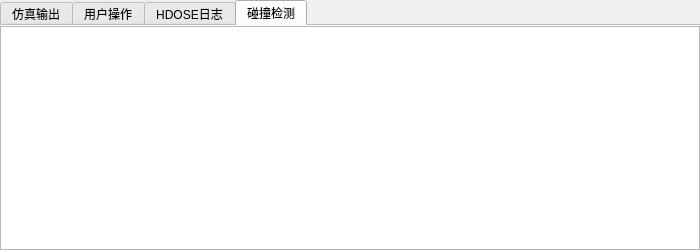
<?xml version="1.0" encoding="UTF-8"?>
<ui version="4.0">
 <class>ByyOutputWidget</class>
 <widget class="QWidget" name="ByyOutputWidget">
  <property name="geometry">
   <rect>
    <x>0</x>
    <y>0</y>
    <width>700</width>
    <height>250</height>
   </rect>
  </property>
  <property name="windowTitle">
   <string>ByyOutputWidget</string>
  </property>
  <layout class="QVBoxLayout" name="verticalLayout">
   <property name="margin">
    <number>0</number>
   </property>
   <item>
    <widget class="QTabWidget" name="tabWidget">
     <property name="tabShape">
      <enum>QTabWidget::Rounded</enum>
     </property>
     <property name="currentIndex">
      <number>3</number>
     </property>
     <property name="documentMode">
      <bool>true</bool>
     </property>
     <widget class="QWidget" name="tab">
      <attribute name="title">
       <string>仿真输出</string>
      </attribute>
      <layout class="QVBoxLayout" name="verticalLayout_3">
       <property name="margin">
        <number>0</number>
       </property>
       <item>
        <widget class="QPlainTextEdit" name="simEvent_plainTextEdit"/>
       </item>
      </layout>
     </widget>
     <widget class="QWidget" name="tab_3">
      <attribute name="title">
       <string>用户操作</string>
      </attribute>
      <layout class="QVBoxLayout" name="verticalLayout_4">
       <property name="margin">
        <number>0</number>
       </property>
       <item>
        <widget class="QPlainTextEdit" name="user_plainTextEdit"/>
       </item>
      </layout>
     </widget>
     <widget class="QWidget" name="tab_2">
      <attribute name="title">
       <string>HDOSE日志</string>
      </attribute>
      <layout class="QVBoxLayout" name="verticalLayout_2">
       <property name="margin">
        <number>0</number>
       </property>
       <item>
        <widget class="QPlainTextEdit" name="hdose_plainTextEdit"/>
       </item>
      </layout>
     </widget>
     <widget class="QWidget" name="tab_4">
      <attribute name="title">
       <string>碰撞检测</string>
      </attribute>
      <layout class="QVBoxLayout" name="verticalLayout_5">
       <property name="spacing">
        <number>0</number>
       </property>
       <property name="margin">
        <number>0</number>
       </property>
       <item>
        <widget class="QPlainTextEdit" name="collisionDetection_plainTextEdit"/>
       </item>
      </layout>
     </widget>
    </widget>
   </item>
  </layout>
 </widget>
 <layoutdefault spacing="6" margin="11"/>
 <resources/>
 <connections/>
</ui>
